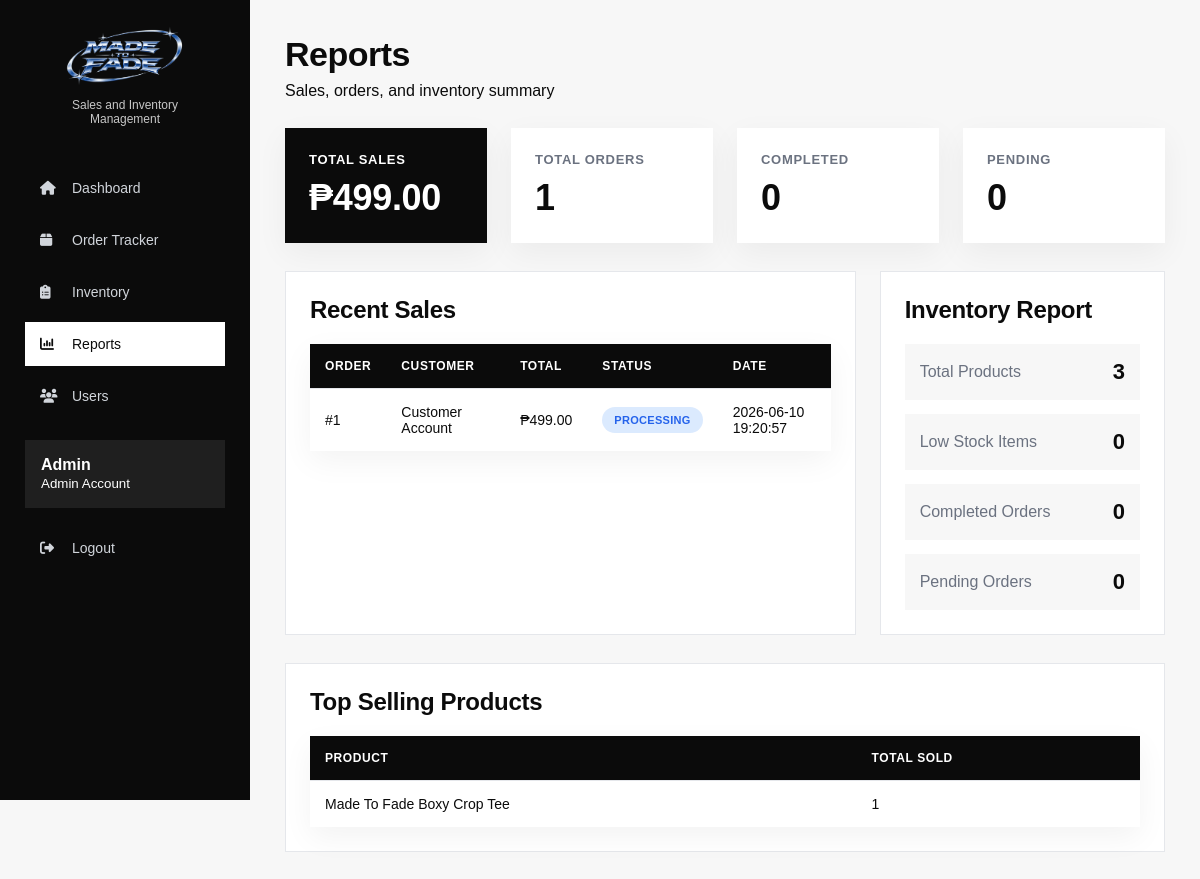
The app's page /admin/analytics.php (signed in), older data.
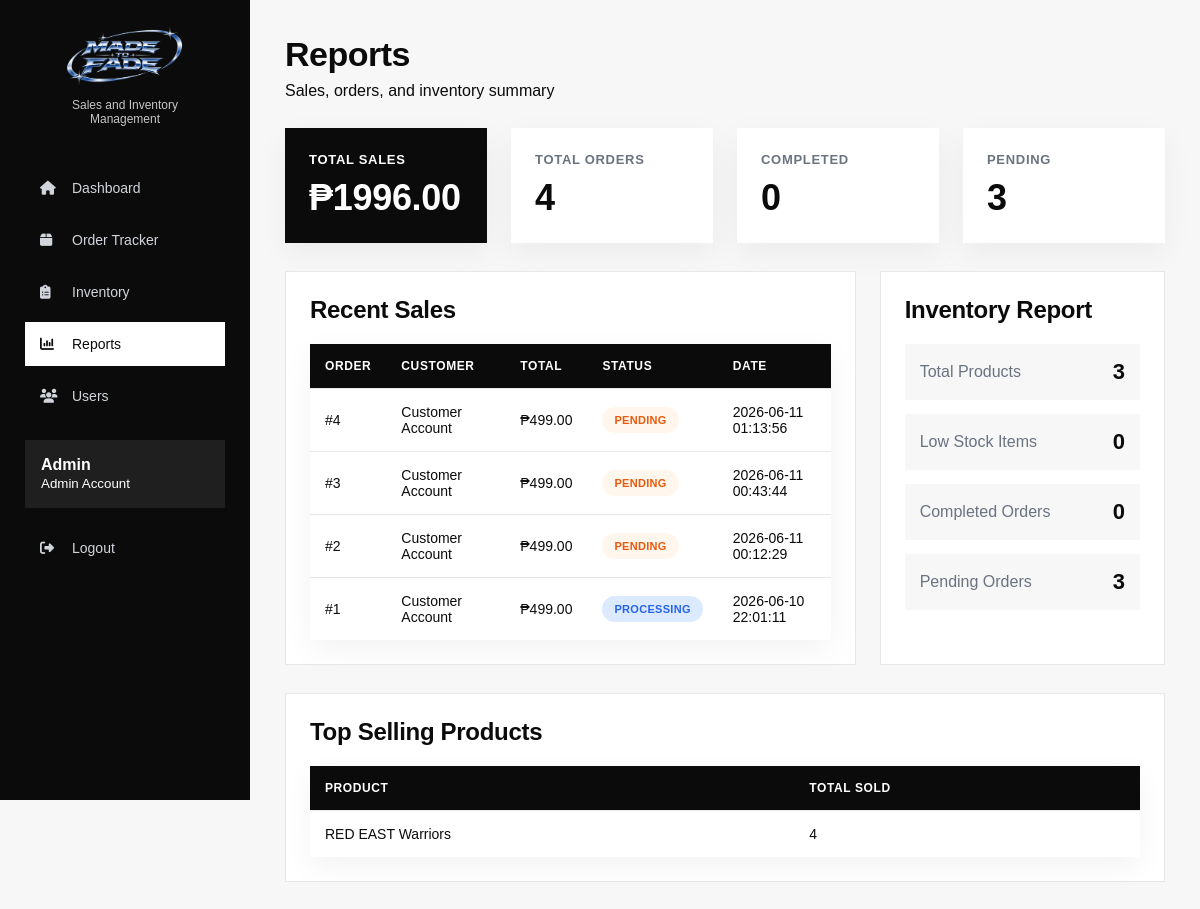
The same page, newer data.
### tables this page shows
CREATE TABLE `orders` (
  `id` int(11) NOT NULL,
  `customer_id` int(11) DEFAULT NULL,
  `courier_id` int(11) DEFAULT NULL,
  `total` decimal(10,2) DEFAULT NULL,
  `order_status` varchar(50) DEFAULT NULL,
  `delivery_status` varchar(50) DEFAULT NULL,
  `payment_method` varchar(50) DEFAULT NULL,
  `payment_status` varchar(50) DEFAULT 'Pending',
  `stock_deducted` varchar(10) DEFAULT 'No',
  `proof_image` varchar(255) DEFAULT NULL,
  `payment_proof` varchar(255) DEFAULT NULL,
  `address` varchar(255) DEFAULT NULL,
  `contact_number` varchar(20) DEFAULT NULL,
  `date_created` timestamp NULL DEFAULT current_timestamp(),
  `payment_screenshot` varchar(255) DEFAULT NULL,
  `payment_reference` varchar(100) DEFAULT NULL,
  `payment_reject_reason` varchar(255) DEFAULT NULL
);

CREATE TABLE `users` (
  `id` int(11) NOT NULL,
  `fullname` varchar(100) DEFAULT NULL,
  `username` varchar(50) DEFAULT NULL,
  `password` varchar(100) DEFAULT NULL,
  `role` varchar(20) DEFAULT NULL
);

### admin/analytics.php (the view, shortened to what this page needs)
<?php
include "../includes/config.php";
$total_sales = mysqli_fetch_assoc(mysqli_query($conn,
"SELECT SUM(total) AS total FROM orders"));
$total_orders = mysqli_fetch_assoc(mysqli_query($conn,
"SELECT COUNT(*) AS total FROM orders"));
$completed_orders = mysqli_fetch_assoc(mysqli_query($conn,
"SELECT COUNT(*) AS total FROM orders WHERE order_status='Completed'"));
$pending_orders = mysqli_fetch_assoc(mysqli_query($conn,
"SELECT COUNT(*) AS total FROM orders WHERE order_status='Pending'"));
$total_products = mysqli_fetch_assoc(mysqli_query($conn,
"SELECT COUNT(*) AS total FROM products"));
$low_stock = mysqli_fetch_assoc(mysqli_query($conn,
"SELECT COUNT(*) AS total FROM products WHERE stock <= 5"));
$top_products = mysqli_query($conn,
"SELECT products.name, SUM(order_items.quantity) AS sold
 FROM order_items
 JOIN products ON order_items.product_id = products.id
 GROUP BY products.id
 ORDER BY sold DESC
 LIMIT 5");
$recent_sales = mysqli_query($conn,
"SELECT orders.*, users.fullname
 FROM orders
 JOIN users ON orders.customer_id = users.id
 ORDER BY orders.id DESC
 LIMIT 8");
?>
<!DOCTYPE html>
<html>
<head>
    <link rel="stylesheet" href="../css/style.css">
    <link rel="stylesheet"
    href="https://cdnjs.cloudflare.com/ajax/libs/font-awesome/6.5.1/css/all.min.css">
</head>
<body>
<div class="layout">
<?php include "sidebar.php"; ?>
<div class="main-content">
<h1>Reports</h1>
<p>Sales, orders, and inventory summary</p>
<div class="dashboard-cards">
    <div class="dashboard-card blue-card">
        <h3>Total Sales</h3>
        <h2>₱<?php echo $total_sales['total'] ?? 0; ?></h2>
    </div>
    <div class="dashboard-card">
        <h3>Total Orders</h3>
        <h2><?php echo $total_orders['total']; ?></h2>
    </div>
    <div class="dashboard-card">
        <h3>Completed</h3>
        <h2><?php echo $completed_orders['total']; ?></h2>
    </div>
    <div class="dashboard-card">
        <h3>Pending</h3>
        <h2><?php echo $pending_orders['total']; ?></h2>
    </div>
</div>
<div class="dashboard-grid">
    <div class="panel">
        <h2>Recent Sales</h2>
        <table>
            <tr>
                <th>Order</th>
                <th>Customer</th>
                <th>Total</th>
                <th>Status</th>
                <th>Date</th>
            </tr>
            <?php while($row = mysqli_fetch_assoc($recent_sales)){ ?>
            <tr>
                <td>#<?php echo $row['id']; ?></td>
                <td><?php echo $row['fullname']; ?></td>
                <td>₱<?php echo $row['total']; ?></td>
                <td>
                    <?php
                    $class = "pending";
                    if($row['order_status'] == "Processing"){
                        $class = "processing";
                    }
                    ?>
                    <span class="status <?php echo $class; ?>">
                        <?php echo $row['order_status']; ?>
                    </span>
                </td>
                <td><?php echo $row['date_created']; ?></td>
            </tr>
            <?php } ?>
        </table>
    </div>
    <div class="panel">
        <h2>Inventory Report</h2>
        <div class="report-list">
            <div>
                <span>Total Products</span>
                <strong><?php echo $total_products['total']; ?></strong>
            </div>
            <div>
                <span>Low Stock Items</span>
                <strong><?php echo $low_stock['total']; ?></strong>
            </div>
            <div>
                <span>Completed Orders</span>
                <strong><?php echo $completed_orders['total']; ?></strong>
            </div>
            <div>
                <span>Pending Orders</span>
                <strong><?php echo $pending_orders['total']; ?></strong>
            </div>
        </div>
    </div>
</div>
<div class="panel">
    <h2>Top Selling Products</h2>
    <table>
        <tr>
            <th>Product</th>
            <th>Total Sold</th>
        </tr>
        <?php while($row = mysqli_fetch_assoc($top_products)){ ?>
        <tr>
            <td><?php echo $row['name']; ?></td>
            <td><?php echo $row['sold']; ?></td>
        </tr>
        <?php } ?>
    </table>
</div>
</div>
</div>
</body>
</html>

### admin/sidebar.php
<?php
$current_page = basename($_SERVER['PHP_SELF']);
?>
<div class="sidebar">
    <div class="logo-area">
        <img src="../images/logo.png" alt="Logo">
        <p>Sales and Inventory<br>Management</p>
    </div>
    <a href="dashboard.php" class="menu-item <?php if($current_page == 'dashboard.php') echo 'active'; ?>">
        <i class="fa-solid fa-house"></i>
        Dashboard
    </a>
    <a href="orders.php" class="menu-item <?php if($current_page == 'orders.php' || $current_page == 'order_details.php') echo 'active'; ?>">
        <i class="fa-solid fa-box"></i>
        Order Tracker
    </a>
    <a href="products.php" class="menu-item <?php if($current_page == 'products.php') echo 'active'; ?>">
        <i class="fa-solid fa-clipboard-list"></i>
        Inventory
    </a>
    <a href="analytics.php" class="menu-item <?php if($current_page == 'analytics.php') echo 'active'; ?>">
        <i class="fa-solid fa-chart-column"></i>
        Reports
    </a>
    <a href="users.php" class="menu-item <?php if($current_page == 'users.php') echo 'active'; ?>">
        <i class="fa-solid fa-users"></i>
        Users
    </a>
    <div class="admin-profile">
        <strong>Admin</strong><br>
        <small><?php echo $_SESSION['fullname']; ?></small>
    </div>
    <br>
    <a href="../logout.php" class="menu-item logout">
        <i class="fa-solid fa-right-from-bracket"></i>
        Logout
    </a>
</div>

### css/style.css (style rules this page uses)
* { box-sizing:border-box; }
:root { --black:#0B0B0B; --dark:#111111; --charcoal:#1F1F1F; --gray:#6B7280; --light-gray:#E5E7EB; --soft:#F7F7F7; --white:#FFFFFF; --accent:#7D93B2; --success-bg:#DCFCE7; --success-text:#15803D; --warning-bg:#FFF7ED; --warning-text:#EA580C; --info-bg:#DBEAFE; --info-text:#2563EB; --purple-bg:#EDE9FE; --purple-text:#7C3AED; --danger-bg:#FEE2E2; --danger-text:#DC2626; }
body { margin:0; font-family:Arial, sans-serif; background:var(--soft); color:var(--black); }
a { text-decoration:none; color:inherit; }
h1,h2,h3,p { margin-top:0; }
h1 { font-size:34px; letter-spacing:-.5px; margin-bottom:8px; }
h2 { font-size:24px; letter-spacing:-.3px; }
h3 { margin-top:10px; }
.logo-area { display:flex; align-items:center; gap:12px; margin:0; }
.logo-area img { width:78px; height:78px; object-fit:contain; }
.card, .dashboard-card, .panel, .action-card, .form-container { background:var(--white); border:1px solid var(--light-gray); border-radius:0; padding:24px; }
.panel { margin-bottom:28px; }
.products, .dashboard-cards, .quick-actions, .mini-products, .dashboard-grid, .product-form, .checkout-form, .profile-form { display:grid; gap:24px; }
.dashboard-cards, .quick-actions { grid-template-columns:repeat(4,1fr); margin:28px 0; }
.dashboard-grid { grid-template-columns:2fr 1fr; }
.layout { display:flex; min-height:100vh; }
.sidebar { width:250px; background:var(--black); color:white; padding:25px; position:sticky; top:0; height:100vh; }
.sidebar .logo-area { justify-content:center; margin-bottom:28px; flex-direction:column; }
.sidebar .logo-area img { width:120px; height:auto; }
.sidebar .logo-area p { font-size:12px; color:#C7C7C7; text-align:center; }
.menu-item { display:flex; align-items:center; gap:12px; padding:14px 15px; margin-bottom:8px; color:#D1D5DB; transition:.2s ease; font-size:14px; }
.menu-item.active { background:white; color:var(--black); }
.menu-item i { width:20px; }
.admin-profile { margin-top:22px; padding:16px; background:var(--charcoal); color:white; }
.main-content { flex:1; padding:35px; overflow-x:auto; }
.dashboard-card { transition:.25s ease; border:none; box-shadow:0 10px 30px rgba(0,0,0,.05); }
.dashboard-card h3 { color:var(--gray); font-size:13px; margin:0; text-transform:uppercase; letter-spacing:.7px; }
.dashboard-card h2 { font-size:36px; margin:10px 0 0; color:var(--black); }
.blue-card { background:var(--black); color:white; }
.blue-card h2, .blue-card h3, .blue-card p { color:white; }
table { width:100%; border-collapse:separate; border-spacing:0; background:white; border:none; overflow:hidden; box-shadow:0 10px 30px rgba(0,0,0,.05); }
th, td { padding:15px; text-align:left; border-bottom:1px solid var(--light-gray); font-size:14px; vertical-align:middle; }
th { background:var(--black); color:white; font-size:12px; font-weight:700; text-transform:uppercase; letter-spacing:.6px; }
tr:last-child td { border-bottom:none; }
.status { padding:7px 12px; border-radius:999px; font-size:11px; font-weight:700; display:inline-block; text-transform:uppercase; letter-spacing:.3px; }
.pending, .preparing { background:var(--warning-bg); color:var(--warning-text); }
.processing, .delivery { background:var(--info-bg); color:var(--info-text); }
.report-list { display:grid; gap:14px; }
.report-list div { display:flex; justify-content:space-between; align-items:center; background:var(--soft); padding:15px; }
.report-list span { color:var(--gray); }
.report-list strong { font-size:22px; color:var(--black); }

Row changes from the older to the newer data that the page shows:
added orders: id "4", users.fullname "Customer Account", total "499.00", order_status "PENDING", date_created "2026-06-11 01:13:56"
added orders: id "3", users.fullname "Customer Account", total "499.00", order_status "PENDING", date_created "2026-06-11 00:43:44"
added orders: id "2", users.fullname "Customer Account", total "499.00", order_status "PENDING", date_created "2026-06-11 00:12:29"
changed orders "PROCESSING": date_created "2026-06-10 19:20:57" → "2026-06-10 22:01:11"
Text that changed along with them:
$total_sales['total']: "499.00" → "1996.00"
$total_orders['total']: "1" → "4"
$pending_orders['total']: "0" → "3"
new list line: "RED EAST Warriors 4"
list line gone: "Made To Fade Boxy Crop Tee 1"
